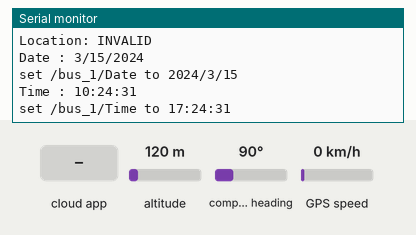
Recording of a sketch running on a simulated ESP8266 (NodeMCU). Shown: the last lines printed to the serial monitor. The inputs (shaded band) are chosen by the test bench; at power-on: altitude 120 m, compass heading 90°, GPS speed 0 km/h. WiFi joins after 1.5 s; servers stay silent unless stated; the GPS gets a fix after 3 s at 37.7749, -122.4194 with 8 satellites; the Firebase database answers and starts empty.

Above: at 2.7 s.
2.8 s: the phone or cloud app sets Date to 0
At 3.85 s:
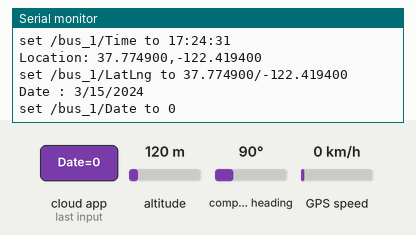
4.9 s: the phone or cloud app sets Time to 0
At 6.4 s:
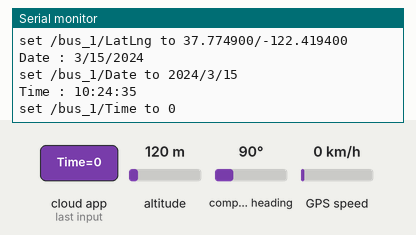
7.5 s: the phone or cloud app sets LatLng to 0
At 7.51 s:
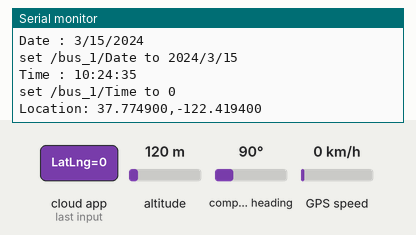
9.0 s: the phone or cloud app sets Date to 1
At 10.02 s:
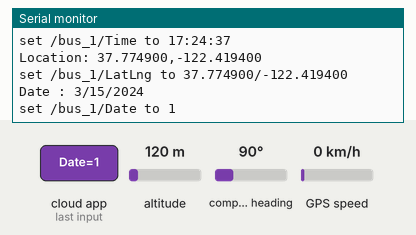
10.5 s: the phone or cloud app sets Time to 1
12.0 s: the phone or cloud app sets LatLng to 1
At 13.84 s:
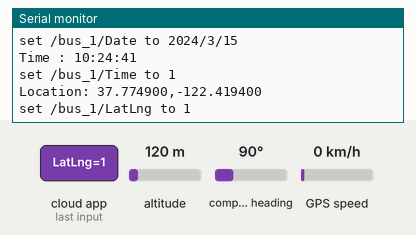

The sketch:

GPSFirebase.ino
```cpp
#include <TinyGPS++.h>
#include <SoftwareSerial.h>
#include <ESP8266WiFi.h>
#include <FirebaseArduino.h>


// WiFi Config
const char* ssid     = "WiFi_SSID";
const char* password = "WiFi_Password";

// FireBase Config
#define FIREBASE_HOST "test-database-cd409.firebaseio.com"
#define FIREBASE_AUTH "yY4naBUfgLG4uhpUbEOJvWZHSaWBESu3YTi0vXzv"


WiFiClient client;

int s_check = 0;
int timefix = 7;
int datefix = 0;

/*
   This sample sketch demonstrates the normal use of a TinyGPS++ (TinyGPSPlus) object.
   It requires the use of SoftwareSerial, and assumes that you have a
   4800-baud serial GPS device hooked up on pins 4(rx) and 3(tx).
*/
static const int RXPin = 4, TXPin = 5;
static const uint32_t GPSBaud = 9600;

// The TinyGPS++ object
TinyGPSPlus gps;

// The serial connection to the GPS device
SoftwareSerial ss(RXPin, TXPin);

void setup()
{
  Serial.begin(115200);
  ss.begin(GPSBaud);
  WiFi.softAPdisconnect (true);
  if (WiFi.begin(ssid, password)) {
        while (WiFi.status() != WL_CONNECTED) {
            delay(500);
            Serial.print(".");
        }
    }

    Serial.println("WiFi connected");
    Serial.println("IP address: ");
    Serial.println(WiFi.localIP());


    Firebase.begin(FIREBASE_HOST, FIREBASE_AUTH);
    if (Firebase.failed()) {
      Serial.print("Error connecting to Firebase");
      Serial.println(Firebase.error());
    }

  Serial.print(F("Testing TinyGPS++ library v. ")); Serial.println(TinyGPSPlus::libraryVersion());
  Serial.println();
}

void loop()
{
  // This sketch displays information every time a new sentence is correctly encoded.
  while (ss.available() > 0)
    if (gps.encode(ss.read()))
      displayInfo();

  if (millis() > 5000 && gps.charsProcessed() < 10)
  {
    Serial.println(F("No GPS detected: check wiring."));
    while(true);
  }
}

void displayInfo()
{
  Serial.print(F("Location: "));
  if (gps.location.isValid())
  {
    Serial.print(gps.location.lat(), 6);
    Serial.print(F(","));
    Serial.print(gps.location.lng(), 6);
    Serial.println();

    //set LatLng
    Firebase.setString("bus_1/LatLng", String(gps.location.lat(),6)+"/"+String(gps.location.lng(),6));
    if (Firebase.failed()) {
      Serial.print("set /LatLng failed:");
      Serial.println(Firebase.error());
      delay(1000);
      return;
    }
    Serial.print("set /bus_1/LatLng to ");
    Serial.println(Firebase.getString("bus_1/LatLng"));
  }
  else
  {
    Serial.print(F("INVALID"));
  }

  Serial.println();
  //TimeZone FIX
  if(gps.date.isValid() && gps.time.isValid()){
    if(gps.time.hour()==0){
      datefix = 0;
      timefix = 7;
    }
    if(gps.time.hour()>=17){
      datefix = 1;
      timefix = 7-24;
    }
  }

  Serial.print(F("Date : "));
  if (gps.date.isValid())
  {
    Serial.print(gps.date.month());
    Serial.print(F("/"));
    Serial.print(gps.date.day());
    Serial.print(F("/"));
    Serial.print(gps.date.year());

    //set Date
    Firebase.setString("bus_1/Date", String(gps.date.year()) + "/" + String(gps.date.month()) + "/" + String(gps.date.day()+datefix));
    if (Firebase.failed()) {
      Serial.print("set /Date failed:");
      Serial.println(Firebase.error());
      delay(1000);
      return;
    }
    Serial.println();
    Serial.print("set /bus_1/Date to ");
    Serial.println(Firebase.getString("bus_1/Date"));

  }
  else
  {
    Serial.print(F("INVALID"));
  }


  Serial.print(F("Time : "));
  if (gps.time.isValid())
  {
    if (gps.time.hour() < 10) Serial.print(F("0"));
    Serial.print(gps.time.hour());
    Serial.print(F(":"));
    if (gps.time.minute() < 10) Serial.print(F("0"));
    Serial.print(gps.time.minute());
    Serial.print(F(":"));
    if (gps.time.second() < 10) Serial.print(F("0"));
    Serial.print(gps.time.second());

    //set Time
    Firebase.setString("bus_1/Time", String(gps.time.hour()+timefix) + ":" + String(gps.time.minute()) + ":" + String(gps.time.second()));
    if (Firebase.failed()) {
      Serial.print("set /Time failed:");
      Serial.println(Firebase.error());
      delay(1000);
      return;
    }
    Serial.println();
    Serial.print("set /bus_1/Time to ");
    Serial.println(Firebase.getString("bus_1/Time"));
  }
  else
  {
    Serial.print(F("INVALID"));
  }

  Serial.println();

  if(s_check == 0){
    s_check = 1;
  }
  else{
    s_check = 0;
  }
  Firebase.setInt("status", s_check);
    if (Firebase.failed()) {
      Serial.print("set /status failed:");
      Serial.println(Firebase.error());
      delay(1000);
      return;
    }

  Serial.println();

  delay(1000);
}
```

Measured:
- after the input at 2.8 s, the serial monitor: prints a new line after 0.92 s (image 1)
- after the input at 4.9 s, the serial monitor: prints a new line after 1.2 s (image 2)
- after the input at 9.0 s, the serial monitor: prints a new line after 0.89 s (image 4)
- after the input at 12.0 s, the serial monitor: prints a new line after 1.7 s (image 5)
